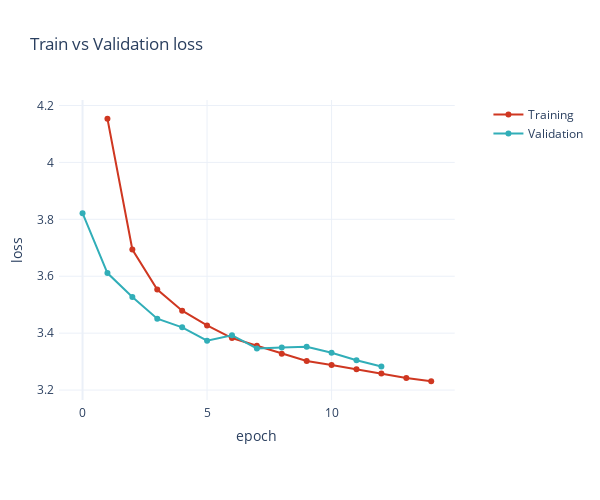

Notebook source saved alongside this figure:
### Code cell
fig = make_subplots(rows=1, cols=1,
                    specs=[[{"secondary_y": True}]])

fig.add_trace(
    go.Scatter(x = np.arange(1, epochs+1), y=train_epoch_loss, name="Training",  marker_color = '#cf3721'),
    row=1, col=1, secondary_y=False)

fig.add_trace(
    go.Scatter(y=valid_epoch_loss, name="Validation",  marker_color = '#31aeb8'), 
    row=1, col=1, secondary_y=False, 
)


fig.update_layout(template = 'plotly_white', 
                  title_text = 'Train vs Validation loss',
                 autosize=False,
    width=600,
    height=500,
    margin=dict(
        l=50,
        r=50,
        b=100,
        t=100,
        pad=4))
fig.update_xaxes(title_text='epoch')
fig.update_yaxes(title_text='loss')

                  
fig.show()
fig.write_html("loss.html")

### Figure 1 — Plotly figure (JSON) as saved in the notebook; plotly's stock layout.template omitted (floating-point values rounded to 4 significant figures)
{"data": [{"marker": {"color": "#cf3721"}, "name": "Training", "type": "scatter", "x": [1, 2, 3, 4, 5, 6, 7, 8, 9, 10, 11, 12, 13, 14], "xaxis": "x", "y": [4.153, 3.694, 3.553, 3.479, 3.427, 3.383, 3.356, 3.328, 3.302, 3.288, 3.273, 3.258, 3.243, 3.231], "yaxis": "y"}, {"marker": {"color": "#31aeb8"}, "name": "Validation", "type": "scatter", "xaxis": "x", "y": [3.821, 3.611, 3.527, 3.451, 3.42, 3.374, 3.393, 3.346, 3.35, 3.352, 3.331, 3.305, 3.283], "yaxis": "y"}], "layout": {"autosize": false, "height": 500, "margin": {"b": 100, "l": 50, "pad": 4, "r": 50, "t": 100}, "title": {"text": "Train vs Validation loss"}, "width": 600, "xaxis": {"anchor": "y", "domain": [0, 0.94], "title": {"text": "epoch"}}, "yaxis": {"anchor": "x", "domain": [0, 1], "title": {"text": "loss"}}, "yaxis2": {"anchor": "x", "overlaying": "y", "side": "right", "title": {"text": "loss"}}}}
